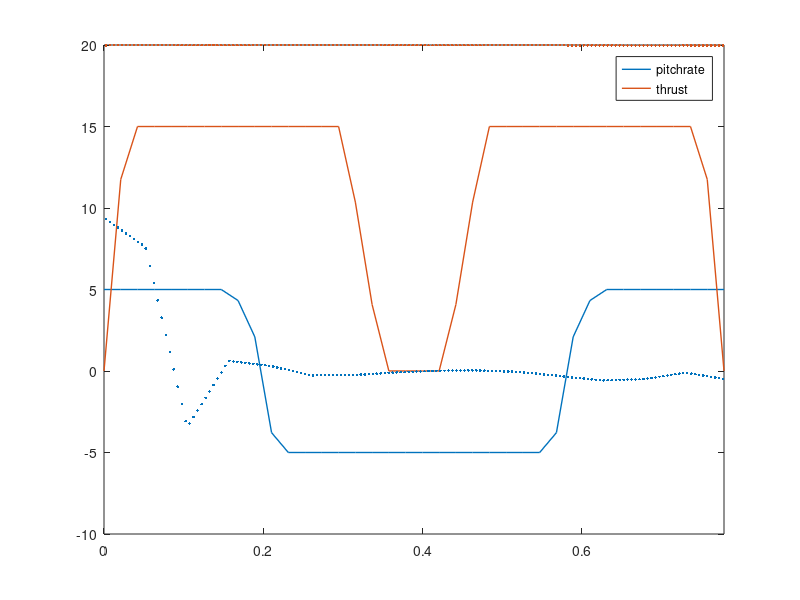

This figure's MATLAB source:
function AnalysisOfOptimalTrajectory

load traj
topt = t;
xopt = x;
uopt = u;

load data
tsim = processdata.t;
xsim = [processdata.x; processdata.xdot; processdata.z; processdata.zdot; processdata.theta];
usim = [controllerdata.actuators.pitchrate; controllerdata.actuators.thrust];

clf;

% Get MATLAB's standard list of colors
colorList = get(gca,'ColorOrder');

%plot(topt,xopt,'-','linewidth',1);
plot(topt,uopt,'-','linewidth',1);

hold on;
%for i=1:size(xopt,1)
for i=1:size(uopt,1)
    %plot(tsim,xsim(i,:),'.','color',colorList(i,:));
    plot(tsim,usim(i,:),'.','color',colorList(i,:));
end

%legend('x','xdot','z','zdot','theta');
legend('pitchrate','thrust');

xlim([topt(1) topt(end)]);


end
